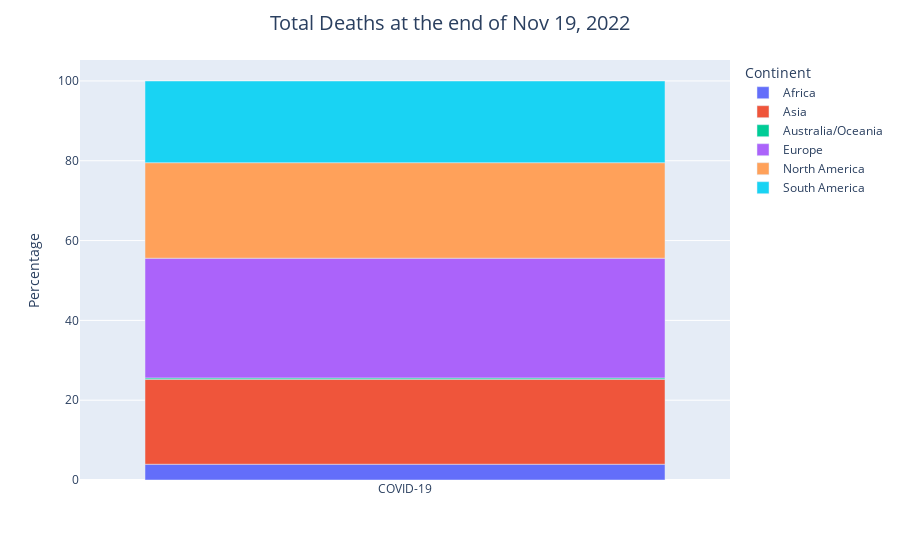
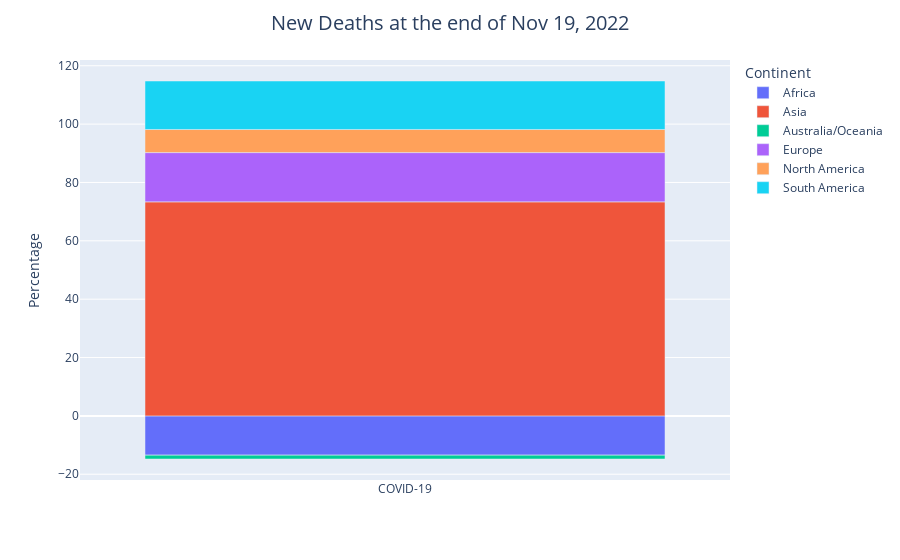

The notebook cell these images were saved under, in order:
### Code cell
continent_visualization(deaths_vis_list)

### Figure 1 — Plotly figure (JSON) as saved in the notebook; plotly's stock layout.template omitted (floating-point values rounded to 4 significant figures)
{"data": [{"alignmentgroup": "True", "customdata": [[257812]], "hovertemplate": "Continent=Africa<br>Virus=%{x}<br>Percentage=%{y}<br>Total Deaths=%{customdata[0]}<extra></extra>", "legendgroup": "Africa", "marker": {"color": "#636efa", "pattern": {"shape": ""}}, "name": "Africa", "offsetgroup": "Africa", "orientation": "v", "showlegend": true, "textposition": "auto", "x": ["COVID-19"], "xaxis": "x", "y": [3.95], "yaxis": "y", "type": "bar"}, {"alignmentgroup": "True", "customdata": [[1387879]], "hovertemplate": "Continent=Asia<br>Virus=%{x}<br>Percentage=%{y}<br>Total Deaths=%{customdata[0]}<extra></extra>", "legendgroup": "Asia", "marker": {"color": "#EF553B", "pattern": {"shape": ""}}, "name": "Asia", "offsetgroup": "Asia", "orientation": "v", "showlegend": true, "textposition": "auto", "x": ["COVID-19"], "xaxis": "x", "y": [21.29], "yaxis": "y", "type": "bar"}, {"alignmentgroup": "True", "customdata": [[21995]], "hovertemplate": "Continent=Australia/Oceania<br>Virus=%{x}<br>Percentage=%{y}<br>Total Deaths=%{customdata[0]}<extra></extra>", "legendgroup": "Australia/Oceania", "marker": {"color": "#00cc96", "pattern": {"shape": ""}}, "name": "Australia/Oceania", "offsetgroup": "Australia/Oceania", "orientation": "v", "showlegend": true, "textposition": "auto", "x": ["COVID-19"], "xaxis": "x", "y": [0.34], "yaxis": "y", "type": "bar"}, {"alignmentgroup": "True", "customdata": [[1955852]], "hovertemplate": "Continent=Europe<br>Virus=%{x}<br>Percentage=%{y}<br>Total Deaths=%{customdata[0]}<extra></extra>", "legendgroup": "Europe", "marker": {"color": "#ab63fa", "pattern": {"shape": ""}}, "name": "Europe", "offsetgroup": "Europe", "orientation": "v", "showlegend": true, "textposition": "auto", "x": ["COVID-19"], "xaxis": "x", "y": [30], "yaxis": "y", "type": "bar"}, {"alignmentgroup": "True", "customdata": [[1560613]], "hovertemplate": "Continent=North America<br>Virus=%{x}<br>Percentage=%{y}<br>Total Deaths=%{customdata[0]}<extra></extra>", "legendgroup": "North America", "marker": {"color": "#FFA15A", "pattern": {"shape": ""}}, "name": "North America", "offsetgroup": "North America", "orientation": "v", "showlegend": true, "textposition": "auto", "x": ["COVID-19"], "xaxis": "x", "y": [23.94], "yaxis": "y", "type": "bar"}, {"alignmentgroup": "True", "customdata": [[1334510]], "hovertemplate": "Continent=South America<br>Virus=%{x}<br>Percentage=%{y}<br>Total Deaths=%{customdata[0]}<extra></extra>", "legendgroup": "South America", "marker": {"color": "#19d3f3", "pattern": {"shape": ""}}, "name": "South America", "offsetgroup": "South America", "orientation": "v", "showlegend": true, "textposition": "auto", "x": ["COVID-19"], "xaxis": "x", "y": [20.47], "yaxis": "y", "type": "bar"}], "layout": {"xaxis": {"anchor": "y", "domain": [0, 1], "title": {"text": ""}, "type": "category", "range": [-0.5, 0.5], "autorange": true}, "yaxis": {"anchor": "x", "domain": [0, 1], "title": {"text": "Percentage"}, "type": "linear", "range": [0, 105.3], "autorange": true}, "legend": {"title": {"text": "Continent"}, "tracegroupgap": 0}, "margin": {"t": 60}, "barmode": "relative", "title": {"font": {"size": 20}, "text": "Total Deaths at the end of Nov 19, 2022", "x": 0.5, "xanchor": "center"}, "autosize": true}}

### Figure 2 — Plotly figure (JSON) as saved in the notebook; plotly's stock layout.template omitted (floating-point values rounded to 4 significant figures)
{"data": [{"alignmentgroup": "True", "customdata": [[-51]], "hovertemplate": "Continent=Africa<br>Virus=%{x}<br>Percentage=%{y}<br>New Deaths=%{customdata[0]}<extra></extra>", "legendgroup": "Africa", "marker": {"color": "#636efa", "pattern": {"shape": ""}}, "name": "Africa", "offsetgroup": "Africa", "orientation": "v", "showlegend": true, "textposition": "auto", "x": ["COVID-19"], "xaxis": "x", "y": [-13.46], "yaxis": "y", "type": "bar"}, {"alignmentgroup": "True", "customdata": [[278]], "hovertemplate": "Continent=Asia<br>Virus=%{x}<br>Percentage=%{y}<br>New Deaths=%{customdata[0]}<extra></extra>", "legendgroup": "Asia", "marker": {"color": "#EF553B", "pattern": {"shape": ""}}, "name": "Asia", "offsetgroup": "Asia", "orientation": "v", "showlegend": true, "textposition": "auto", "x": ["COVID-19"], "xaxis": "x", "y": [73.35], "yaxis": "y", "type": "bar"}, {"alignmentgroup": "True", "customdata": [[-5]], "hovertemplate": "Continent=Australia/Oceania<br>Virus=%{x}<br>Percentage=%{y}<br>New Deaths=%{customdata[0]}<extra></extra>", "legendgroup": "Australia/Oceania", "marker": {"color": "#00cc96", "pattern": {"shape": ""}}, "name": "Australia/Oceania", "offsetgroup": "Australia/Oceania", "orientation": "v", "showlegend": true, "textposition": "auto", "x": ["COVID-19"], "xaxis": "x", "y": [-1.32], "yaxis": "y", "type": "bar"}, {"alignmentgroup": "True", "customdata": [[64]], "hovertemplate": "Continent=Europe<br>Virus=%{x}<br>Percentage=%{y}<br>New Deaths=%{customdata[0]}<extra></extra>", "legendgroup": "Europe", "marker": {"color": "#ab63fa", "pattern": {"shape": ""}}, "name": "Europe", "offsetgroup": "Europe", "orientation": "v", "showlegend": true, "textposition": "auto", "x": ["COVID-19"], "xaxis": "x", "y": [16.89], "yaxis": "y", "type": "bar"}, {"alignmentgroup": "True", "customdata": [[30]], "hovertemplate": "Continent=North America<br>Virus=%{x}<br>Percentage=%{y}<br>New Deaths=%{customdata[0]}<extra></extra>", "legendgroup": "North America", "marker": {"color": "#FFA15A", "pattern": {"shape": ""}}, "name": "North America", "offsetgroup": "North America", "orientation": "v", "showlegend": true, "textposition": "auto", "x": ["COVID-19"], "xaxis": "x", "y": [7.92], "yaxis": "y", "type": "bar"}, {"alignmentgroup": "True", "customdata": [[63]], "hovertemplate": "Continent=South America<br>Virus=%{x}<br>Percentage=%{y}<br>New Deaths=%{customdata[0]}<extra></extra>", "legendgroup": "South America", "marker": {"color": "#19d3f3", "pattern": {"shape": ""}}, "name": "South America", "offsetgroup": "South America", "orientation": "v", "showlegend": true, "textposition": "auto", "x": ["COVID-19"], "xaxis": "x", "y": [16.62], "yaxis": "y", "type": "bar"}], "layout": {"xaxis": {"anchor": "y", "domain": [0, 1], "title": {"text": ""}, "type": "category", "range": [-0.5, 0.5], "autorange": true}, "yaxis": {"anchor": "x", "domain": [0, 1], "title": {"text": "Percentage"}, "type": "linear", "range": [-21.98, 122.0], "autorange": true}, "legend": {"title": {"text": "Continent"}, "tracegroupgap": 0}, "margin": {"t": 60}, "barmode": "relative", "title": {"font": {"size": 20}, "text": "New Deaths at the end of Nov 19, 2022", "x": 0.5, "xanchor": "center"}, "autosize": true}}
